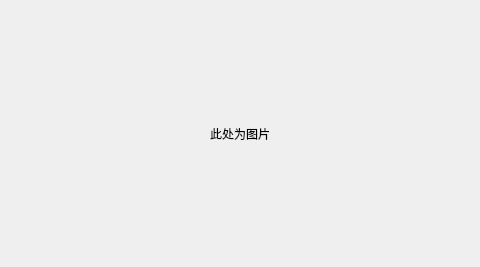
<?xml version="1.0" encoding="UTF-8"?>
<ui version="4.0">
 <class>FundImageDialog</class>
 <widget class="QDialog" name="FundImageDialog">
  <property name="geometry">
   <rect>
    <x>0</x>
    <y>0</y>
    <width>480</width>
    <height>267</height>
   </rect>
  </property>
  <property name="windowTitle">
   <string>Dialog</string>
  </property>
  <layout class="QGridLayout" name="gridLayout">
   <property name="leftMargin">
    <number>10</number>
   </property>
   <property name="topMargin">
    <number>10</number>
   </property>
   <property name="rightMargin">
    <number>10</number>
   </property>
   <property name="bottomMargin">
    <number>10</number>
   </property>
   <item row="0" column="0">
    <widget class="QLabel" name="imageLabel">
     <property name="text">
      <string>此处为图片</string>
     </property>
     <property name="alignment">
      <set>Qt::AlignCenter</set>
     </property>
    </widget>
   </item>
  </layout>
 </widget>
 <resources/>
 <connections/>
</ui>
